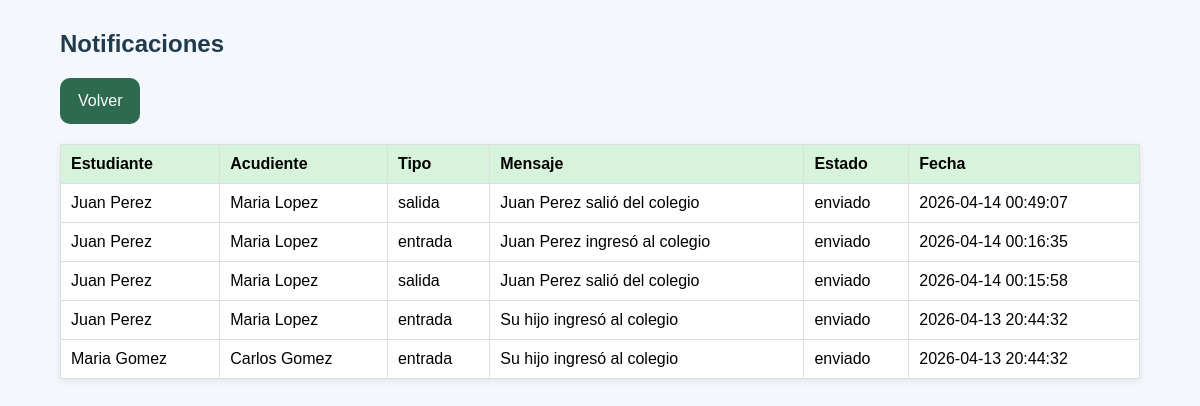
/coordinador/notificaciones (signed in), run on an earlier commit of the app's database.
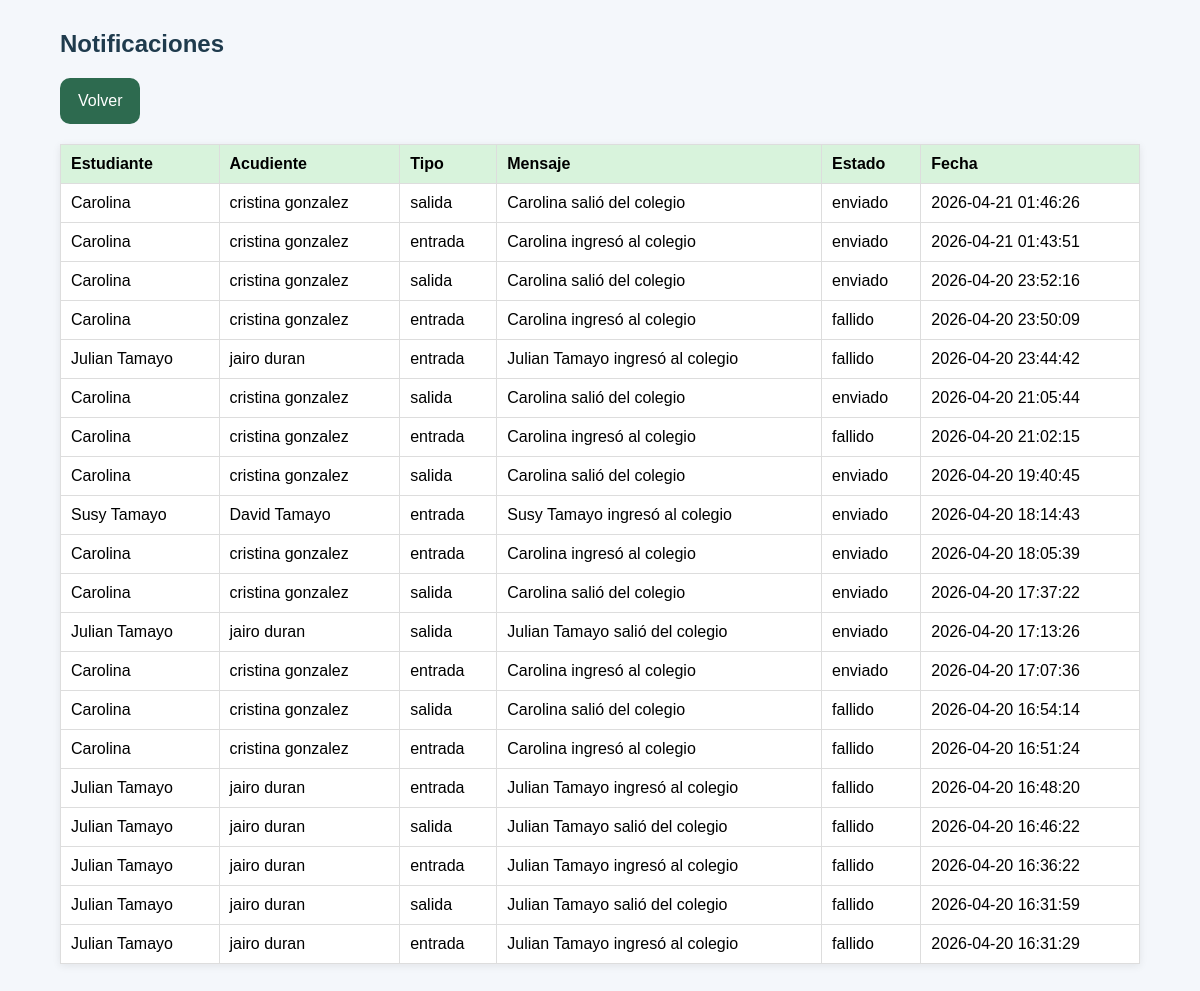
And on a later commit of the database.
### tables this page shows
CREATE TABLE notificacion (
    id_notificacion INTEGER PRIMARY KEY AUTOINCREMENT,
    id_estudiante INTEGER,
    id_acudiente INTEGER,
    tipo TEXT,
    mensaje TEXT,
    estado TEXT,
    enviado_at DATETIME,
    FOREIGN KEY(id_estudiante) REFERENCES estudiante(id_estudiante),
    FOREIGN KEY(id_acudiente) REFERENCES acudiente(id_acudiente)
);

CREATE TABLE estudiante (
    id_estudiante INTEGER PRIMARY KEY AUTOINCREMENT,
    documento TEXT,
    nombre TEXT,
    grado TEXT,
    estado TEXT,
    qr_hash TEXT UNIQUE,
    created_at DATETIME DEFAULT CURRENT_TIMESTAMP
);

CREATE TABLE acudiente (
    id_acudiente INTEGER PRIMARY KEY AUTOINCREMENT,
    nombre TEXT,
    telefono TEXT,
    parentesco TEXT,
    email TEXT,
    estado TEXT,
    created_at DATETIME DEFAULT CURRENT_TIMESTAMP
, id_estudiante INTEGER);

### web_app.py (the view)
@app.route("/coordinador/notificaciones")
def ver_notificaciones_web():
    if "rol" not in session or session["rol"] not in ["Coordinador", "Administrador", "Rectora"]:
        return redirect(url_for("login"))
    conn = get_connection()
    cursor = conn.cursor()
    cursor.execute("""
        SELECT e.nombre AS estudiante, a.nombre AS acudiente,
               n.tipo, n.mensaje, n.estado, n.enviado_at
        FROM notificacion n
        JOIN estudiante e ON n.id_estudiante = e.id_estudiante
        JOIN acudiente a ON n.id_acudiente = a.id_acudiente
        ORDER BY n.enviado_at DESC
    """)
    notificaciones = cursor.fetchall()
    conn.close()
    return render_template(
        "notificaciones.html",
        notificaciones=notificaciones,
        nombre=session["nombre"]
    )

### config.py (called while the page is built)
def get_connection():
    conn = sqlite3.connect(DATABASE)
    conn.row_factory = sqlite3.Row
    return conn

### templates/notificaciones.html (shortened to what this page needs)
<!DOCTYPE html>
<html lang="es">
<head>
    <link rel="stylesheet" href="{{ url_for('static', filename='css/style.css') }}">
</head>
<body>
    <div class="container">
        <h2>Notificaciones</h2>
        <a class="btn" href="{{ url_for('panel_coordinador') }}">Volver</a>
        <table>
            <thead>
                <tr>
                    <th>Estudiante</th>
                    <th>Acudiente</th>
                    <th>Tipo</th>
                    <th>Mensaje</th>
                    <th>Estado</th>
                    <th>Fecha</th>
                </tr>
            </thead>
            <tbody>
                {% for n in notificaciones %}
                <tr>
                    <td>{{ n.estudiante }}</td>
                    <td>{{ n.acudiente }}</td>
                    <td>{{ n.tipo }}</td>
                    <td>{{ n.mensaje }}</td>
                    <td>{{ n.estado }}</td>
                    <td>{{ n.enviado_at }}</td>
                </tr>
                {% endfor %}
            </tbody>
        </table>
    </div>
</body>
</html>

What changed in the data, as far as the page shows it:
removed notificacion: estudiante "Juan Perez", acudiente "Maria Lopez", tipo "salida", mensaje "Juan Perez salió del colegio", estado "enviado", enviado_at "2026-04-14 00:49:07"
removed notificacion: estudiante "Juan Perez", acudiente "Maria Lopez", tipo "entrada", mensaje "Juan Perez ingresó al colegio", estado "enviado", enviado_at "2026-04-14 00:16:35"
removed notificacion: estudiante "Juan Perez", acudiente "Maria Lopez", tipo "salida", mensaje "Juan Perez salió del colegio", estado "enviado", enviado_at "2026-04-14 00:15:58"
removed notificacion: estudiante "Juan Perez", acudiente "Maria Lopez", tipo "entrada", mensaje "Su hijo ingresó al colegio", estado "enviado", enviado_at "2026-04-13 20:44:32"
removed notificacion: estudiante "Maria Gomez", acudiente "Carlos Gomez", tipo "entrada", mensaje "Su hijo ingresó al colegio", estado "enviado", enviado_at "2026-04-13 20:44:32"
added notificacion: estudiante "Carolina", acudiente "cristina gonzalez", tipo "salida", mensaje "Carolina salió del colegio", estado "enviado", enviado_at "2026-04-21 01:46:26"
added notificacion: estudiante "Carolina", acudiente "cristina gonzalez", tipo "entrada", mensaje "Carolina ingresó al colegio", estado "enviado", enviado_at "2026-04-21 01:43:51"
added notificacion: estudiante "Carolina", acudiente "cristina gonzalez", tipo "salida", mensaje "Carolina salió del colegio", estado "enviado", enviado_at "2026-04-20 23:52:16"
added notificacion: estudiante "Carolina", acudiente "cristina gonzalez", tipo "entrada", mensaje "Carolina ingresó al colegio", estado "fallido", enviado_at "2026-04-20 23:50:09"
added notificacion: estudiante "Julian Tamayo", acudiente "jairo duran", tipo "entrada", mensaje "Julian Tamayo ingresó al colegio", estado "fallido", enviado_at "2026-04-20 23:44:42"
added notificacion: estudiante "Carolina", acudiente "cristina gonzalez", tipo "salida", mensaje "Carolina salió del colegio", estado "enviado", enviado_at "2026-04-20 21:05:44"
added notificacion: estudiante "Carolina", acudiente "cristina gonzalez", tipo "entrada", mensaje "Carolina ingresó al colegio", estado "fallido", enviado_at "2026-04-20 21:02:15"
added notificacion: estudiante "Carolina", acudiente "cristina gonzalez", tipo "salida", mensaje "Carolina salió del colegio", estado "enviado", enviado_at "2026-04-20 19:40:45"
added notificacion: estudiante "Susy Tamayo", acudiente "David Tamayo", tipo "entrada", mensaje "Susy Tamayo ingresó al colegio", estado "enviado", enviado_at "2026-04-20 18:14:43"
added notificacion: estudiante "Carolina", acudiente "cristina gonzalez", tipo "entrada", mensaje "Carolina ingresó al colegio", estado "enviado", enviado_at "2026-04-20 18:05:39"
added notificacion: estudiante "Carolina", acudiente "cristina gonzalez", tipo "salida", mensaje "Carolina salió del colegio", estado "enviado", enviado_at "2026-04-20 17:37:22"
added notificacion: estudiante "Julian Tamayo", acudiente "jairo duran", tipo "salida", mensaje "Julian Tamayo salió del colegio", estado "enviado", enviado_at "2026-04-20 17:13:26"
added notificacion: estudiante "Carolina", acudiente "cristina gonzalez", tipo "entrada", mensaje "Carolina ingresó al colegio", estado "enviado", enviado_at "2026-04-20 17:07:36"
added notificacion: estudiante "Carolina", acudiente "cristina gonzalez", tipo "salida", mensaje "Carolina salió del colegio", estado "fallido", enviado_at "2026-04-20 16:54:14"
added notificacion: estudiante "Carolina", acudiente "cristina gonzalez", tipo "entrada", mensaje "Carolina ingresó al colegio", estado "fallido", enviado_at "2026-04-20 16:51:24"
added notificacion: estudiante "Julian Tamayo", acudiente "jairo duran", tipo "entrada", mensaje "Julian Tamayo ingresó al colegio", estado "fallido", enviado_at "2026-04-20 16:48:20"
added notificacion: estudiante "Julian Tamayo", acudiente "jairo duran", tipo "salida", mensaje "Julian Tamayo salió del colegio", estado "fallido", enviado_at "2026-04-20 16:46:22"
added notificacion: estudiante "Julian Tamayo", acudiente "jairo duran", tipo "entrada", mensaje "Julian Tamayo ingresó al colegio", estado "fallido", enviado_at "2026-04-20 16:36:22"
added notificacion: estudiante "Julian Tamayo", acudiente "jairo duran", tipo "salida", mensaje "Julian Tamayo salió del colegio", estado "fallido", enviado_at "2026-04-20 16:31:59"
added notificacion: estudiante "Julian Tamayo", acudiente "jairo duran", tipo "entrada", mensaje "Julian Tamayo ingresó al colegio", estado "fallido", enviado_at "2026-04-20 16:31:29"
